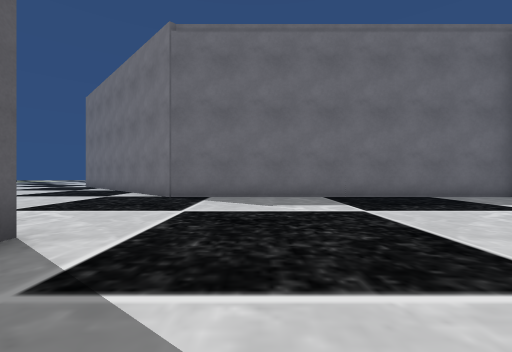
[1] (above)

22 first-person views from a walk through a Unity game level. The camera is 1.2 m above the floor, looks level and sees 90° across. The floor is counted in squares, 2 m on a side. Each view is taken from the middle of a square. On the plan, view 1 faces up. The plan holds only what a view shows up to about 9 squares ahead; the rest is blank. The place goes on beyond the plan. The player character is not drawn. Some surface patterns are stand-ins.

[2]
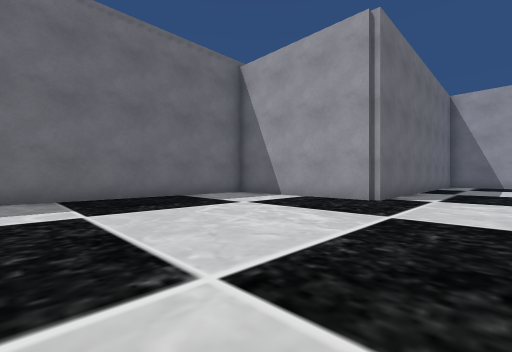

[3]
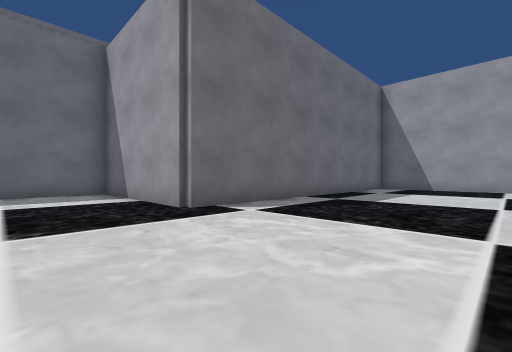

[4]
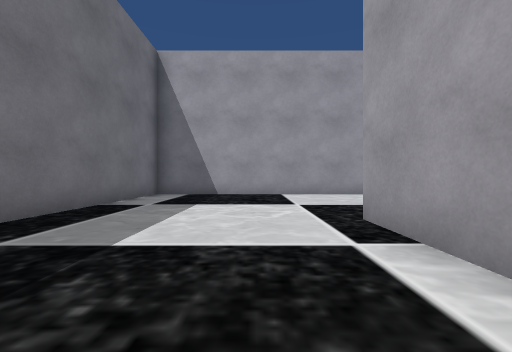

[5]
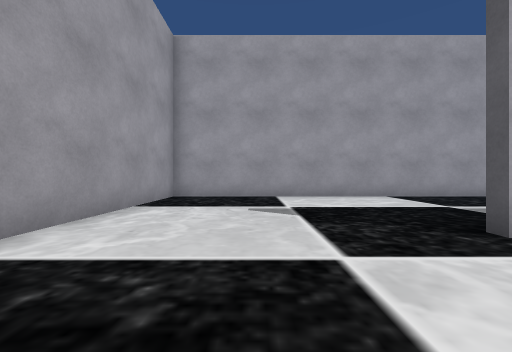

[6]
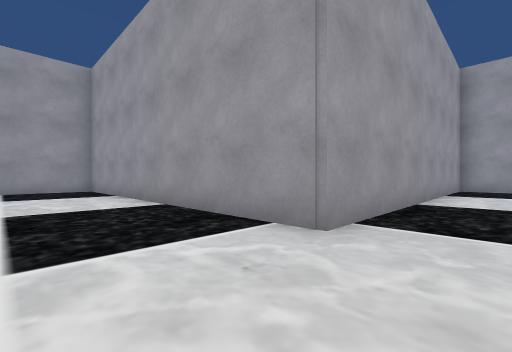

[7]
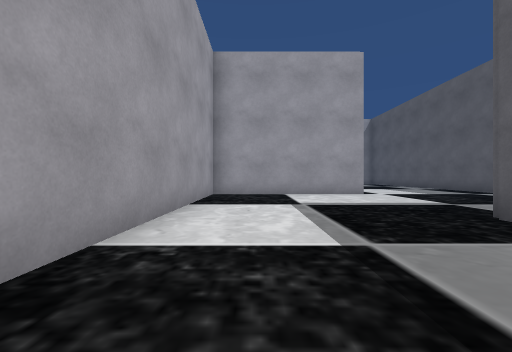

[8]
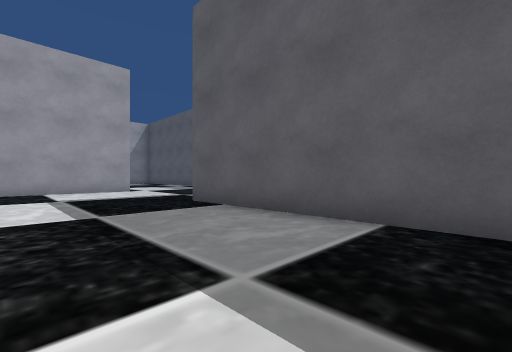

[9]
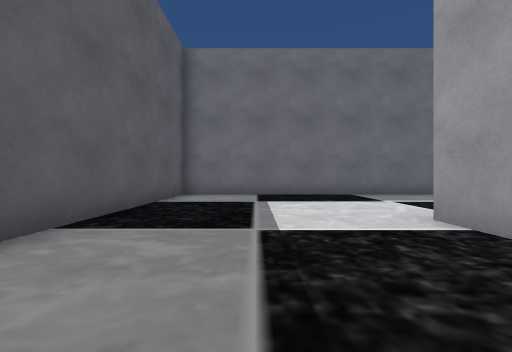

[10]
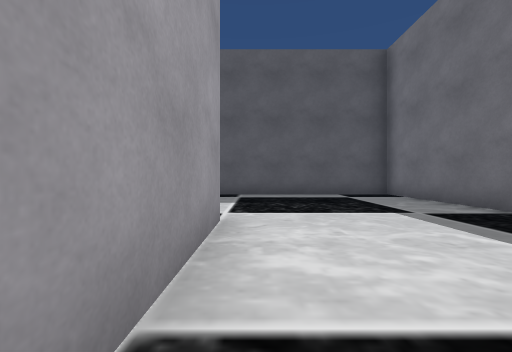

[11]
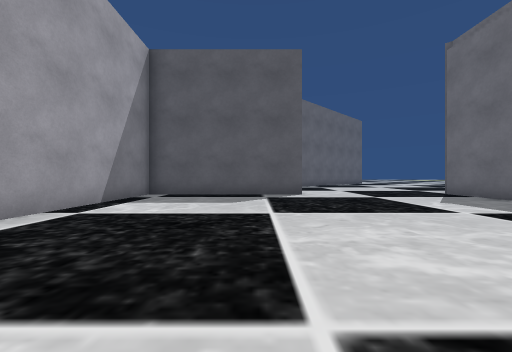

[12]
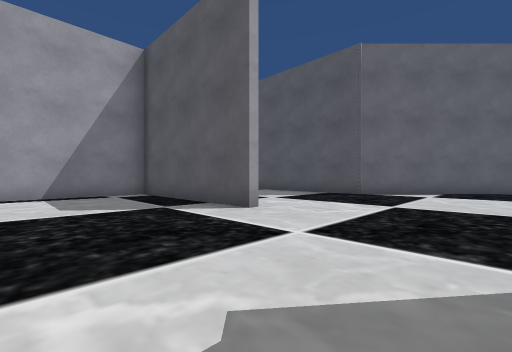

[13]
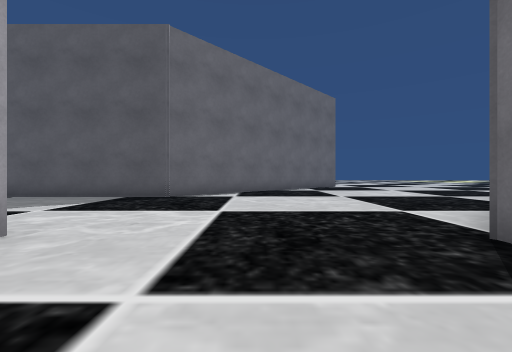

[14]
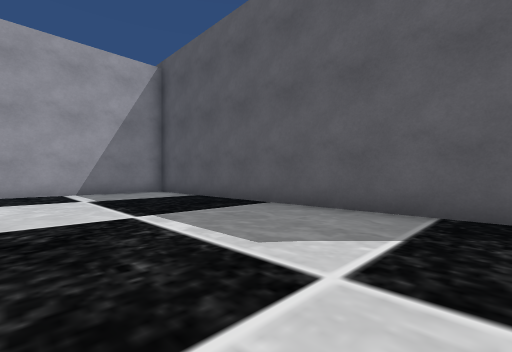

[15]
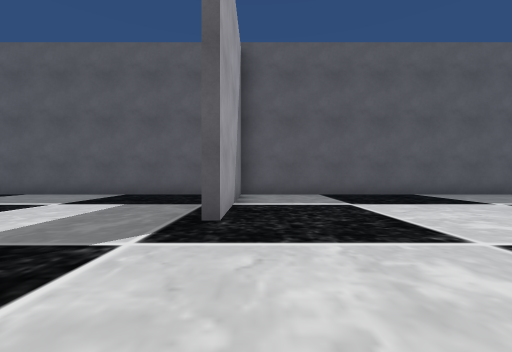

[16]
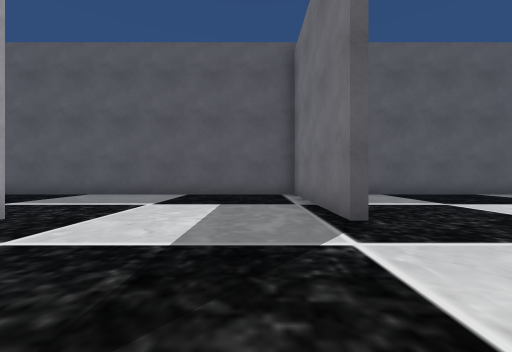

[17]
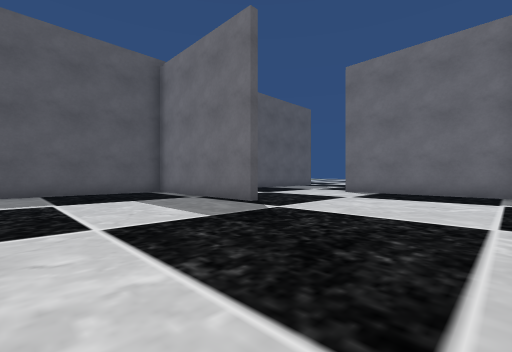

[18]
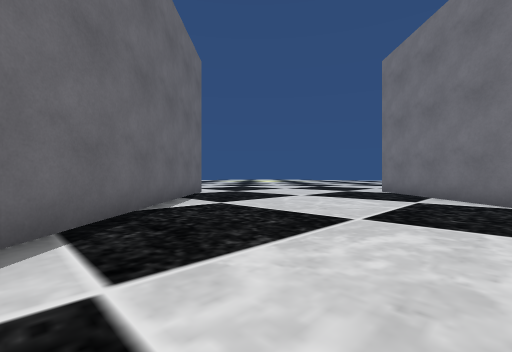

[19]
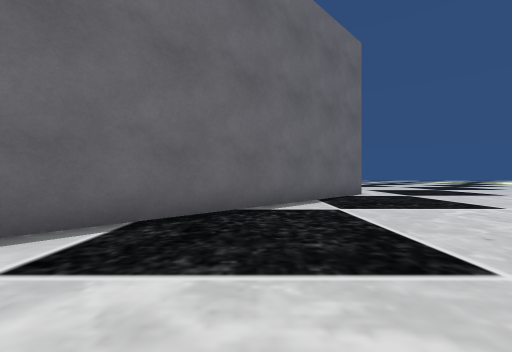

[20]
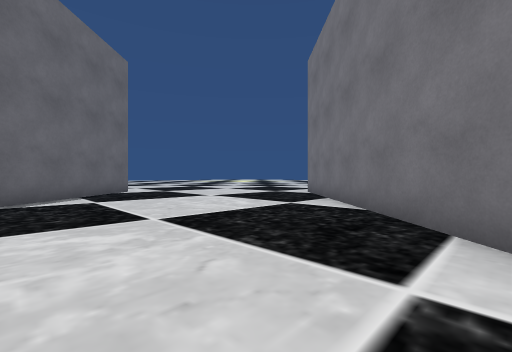

[21]
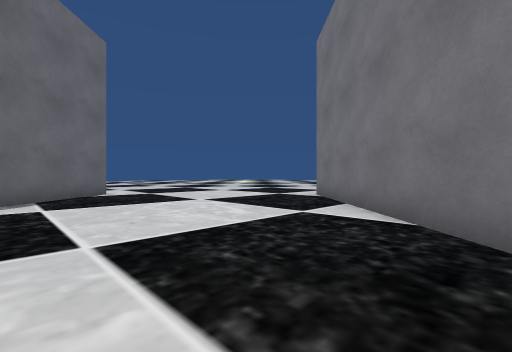

[22]
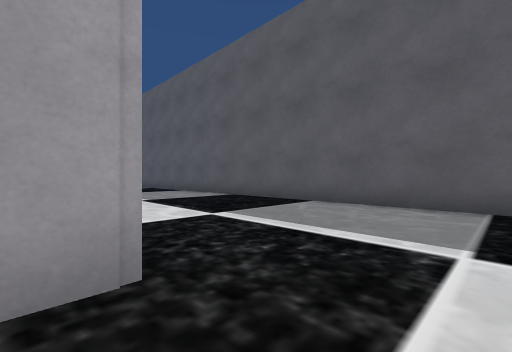

### Floor plan
Points are (right, up) in squares from view 1. A wall is a line through its corners. A room is listed if a view was taken in it or the views show most of it. See-through windows are left out.
Room 1 (views 1, 2, 3, 4, 5, 6, 7, 8, 9, 10, 11, 12, 13, 14, 15, 16, 17, 18, 19, 20, 21, 22)
walls: (2, -2.7) (-1.5, -2.7); (-2.4, -7.7) (-7.4, -7.7) (-7.4, -18.4); (-2.3, 2.5) (-2.3, -2.5) (2.6, -2.5); (10.4, -2.5) (12.6, -2.5); (1.8, -12.7) (-2.3, -12.7) (-2.3, -18.2); (10.8, -2.7) (2.7, -2.7) (2.7, -12.8); (-2.6, -12.5) (-2, -12.5); (2.4, -17.5) (7.4, -17.5) (7.4, -7.5) (17.4, -7.5) (17.4, 2.3) (7.4, 2.3) (7.4, 7.3) (-2.5, 7.3) (-6.7, 11.5); (-13.5, 8.6) (-7.4, 2.4) (-7.4, -7.5) (-2.4, -7.5)

Positions as (right, up) in squares from view 1, and headings:
1: (0, 0), facing up
2: (1, 0), facing up-right
3: (5, -2), facing up-right
4: (9, -1), facing right
5: (15, 0), facing down
6: (6, -5), facing down-right
7: (6, -9), facing down
8: (6, -7), facing down-left
9: (5, -11), facing up
10: (6, -17), facing left
11: (6, 1), facing left
12: (1, 6), facing down-left
13: (0, 5), facing left
14: (-3, 2), facing down-left
15: (1, -7), facing left
16: (1, -9), facing left
17: (2, -12), facing up-left
18: (-6, 4), facing up-left
19: (-6, 6), facing left
20: (-4, 6), facing up-left
21: (-5, 7), facing up-left
22: (-2, -11), facing down-left
